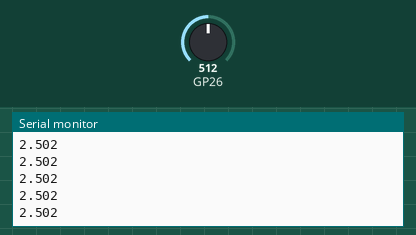
A sketch run on a simulated Raspberry Pi Pico. Parts: the last lines printed to the serial monitor. The test bench sets the inputs (shaded band); at power-on: GP26 = 512.

Above: at 1.2 s.
1.3 s: GP26 set to 716
At 1.31 s:
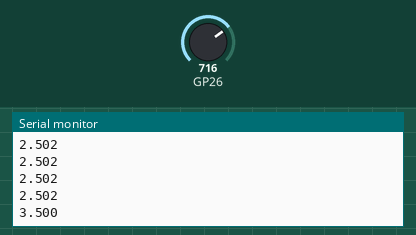
2.8 s: GP26 set to 900
At 2.81 s:
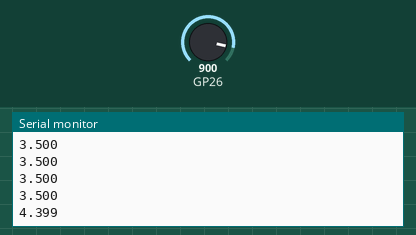
Timing chart, 0 to 5.8 s (numbered marks = the images above; inputs shaded):
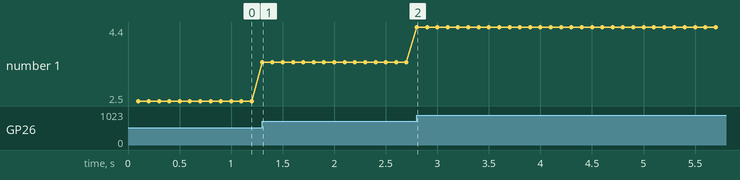

The sketch:

ring_buffer.ino
```cpp
// snippet: ring_buffer
// tags: ring-buffer, circular, queue, fifo, buffer, data, pattern
// boards: avr, esp32, megaavr, nano33iot, romi32u4, rp2040
// library: none
// description: Fixed-size ring buffer (circular FIFO queue) for streaming sensor data.
//   NO #include needed — this is a plain struct, zero dependencies, works on all boards.
//   DO NOT use: #include <RingBuffer.h> — that header does not exist in the RingBuffer library.
//   DO NOT use: #include <RingBuf.h> — the installed library has a different API than this pattern.
//   Just copy the struct below — no library, no header.
// prompts: ring buffer, circular buffer, FIFO queue, streaming data buffer, fixed size buffer, circular FIFO, data recorder ring buffer, log ring buffer, RingBuffer HC-SR04, RingBuffer sensor samples

#define BUF_SIZE 16

struct RingBuf {
  float data[BUF_SIZE];
  int head = 0, tail = 0, count = 0;

  bool push(float v) {
    if (count == BUF_SIZE) return false;  // full
    data[head] = v;
    head = (head + 1) % BUF_SIZE;
    count++;
    return true;
  }

  bool pop(float& v) {
    if (count == 0) return false;  // empty
    v = data[tail];
    tail = (tail + 1) % BUF_SIZE;
    count--;
    return true;
  }

  bool full()  const { return count == BUF_SIZE; }
  bool empty() const { return count == 0; }
};

RingBuf rb;
unsigned long prevMs = 0;

void setup() { Serial.begin(9600); }

void loop() {
  unsigned long now = millis();
  if (now - prevMs < 100) return;
  prevMs = now;

  rb.push(analogRead(A0) * (5.0f / 1023.0f));

  float v;
  while (rb.pop(v)) {
    Serial.println(v, 3);
  }
}
```

Measured:
- after the input at 1.3 s, the serial monitor: prints a new line at once (image 1)
- after the input at 2.8 s, the serial monitor: prints a new line at once (image 2)
- plotted number 1: 2.5 → 3.5 after the input at 1.3 s, 3.5 → 4.4 after the input at 2.8 s
